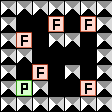

A level layout from a 2D game, rendered from its tile map. Below: a short description, then the map file with its tile-grid data intact:
An orthogonal 7x7 tile map with 16x16 px tiles, 1 tile layer (Tile Layer 1).

<map version="1.2" tiledversion="1.2.3" orientation="orthogonal" renderorder="right-down" width="7" height="7" tilewidth="16" tileheight="16" infinite="0" nextlayerid="2" nextobjectid="1">
 <tileset firstgid="1" source="../editor_tiles.tsx" />
 <layer id="1" name="Tile Layer 1" width="7" height="7">
  <data encoding="csv">
1,1,1,1,1,1,1,
1,0,0,3,0,3,1,
1,3,0,1,1,0,1,
1,1,0,0,0,0,1,
1,0,3,0,1,0,1,
1,2,1,0,0,3,1,
1,1,1,1,1,1,1
</data>
 </layer>
</map>
